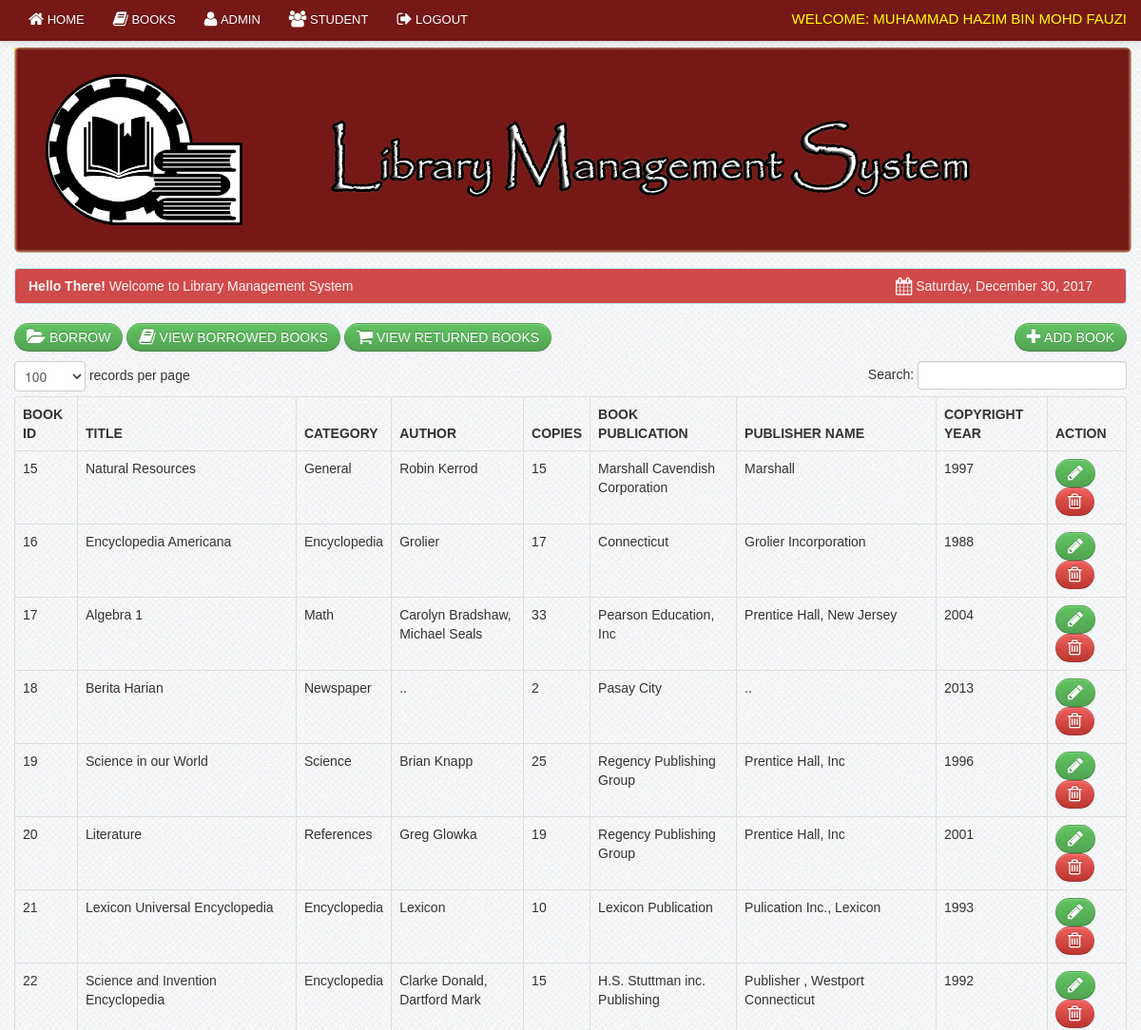
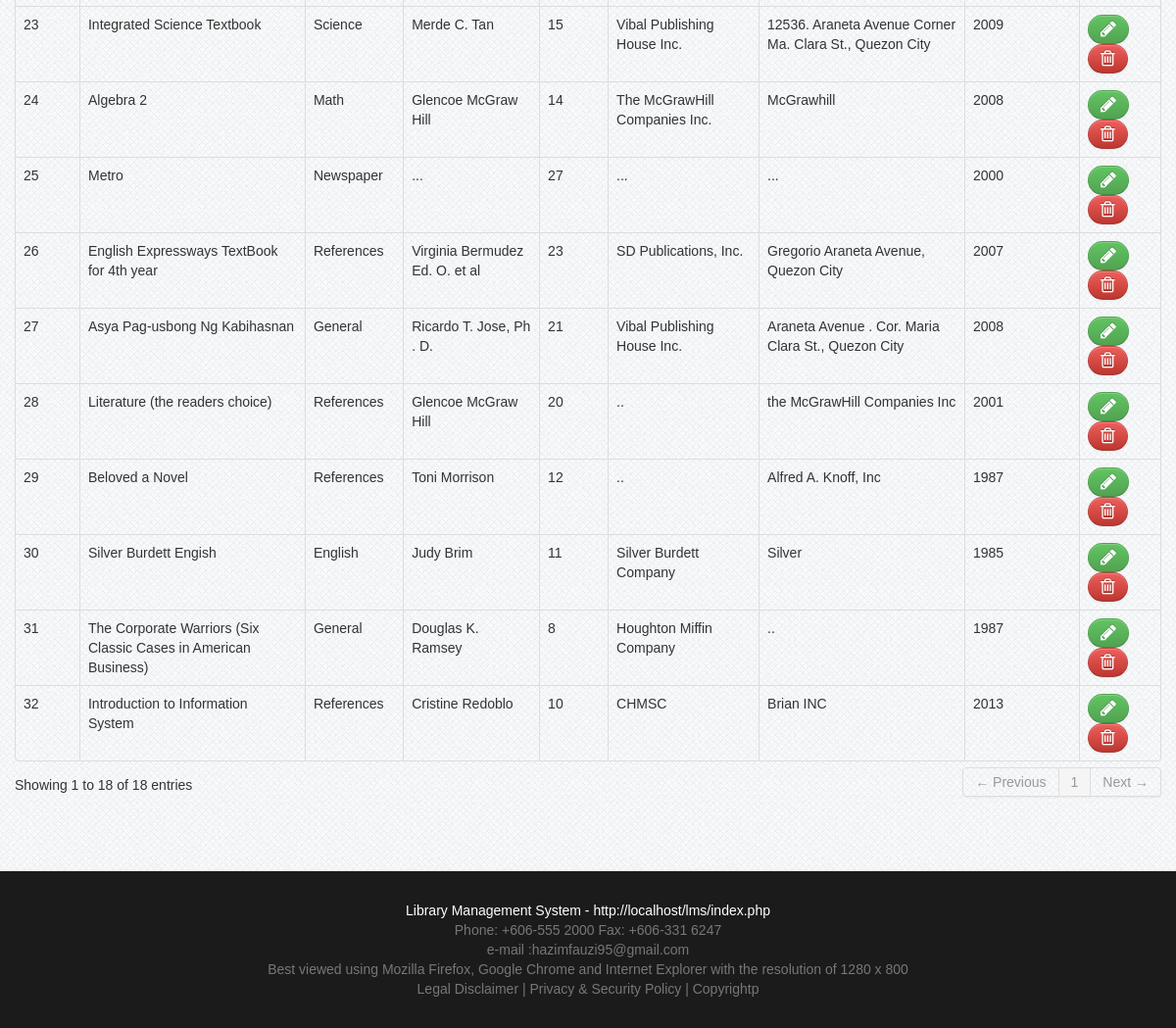
Screenshot of /member/admin_books.php (signed in) with the database file from the repository (2 pictures, top to bottom).
### tables this page shows
CREATE TABLE `member` (
  `member_id` int(11) NOT NULL,
  `matric_no` varchar(100) NOT NULL,
  `name` varchar(100) NOT NULL,
  `ic_number` varchar(12) NOT NULL,
  `password` varchar(20) NOT NULL,
  `gender` varchar(10) NOT NULL,
  `address` varchar(100) NOT NULL,
  `contact` varchar(100) NOT NULL,
  `year_level` varchar(100) NOT NULL,
  `level` varchar(5) NOT NULL,
  `status` varchar(10) NOT NULL
);

CREATE TABLE `book` (
  `book_id` int(11) NOT NULL,
  `book_title` varchar(100) NOT NULL,
  `category_id` varchar(50) NOT NULL,
  `author` varchar(50) NOT NULL,
  `book_copies` int(11) NOT NULL,
  `book_pub` varchar(100) NOT NULL,
  `publisher_name` varchar(100) NOT NULL,
  `copyright_year` int(11) NOT NULL
);

### member/session.php (called while the page is built, shortened)
<?php
$session_id=$_SESSION['id'];
?>

### member/admin_books.php (the view, shortened to what this page needs)
<?php include('header.php'); ?>
<?php include('session.php'); ?>
<?php include('admin_navbar.php'); ?>
    <div class="container">
		<div class="margin-top">
			<div class="row">
            <?php include('head.php'); ?>
            <div class="span12">
            <div class="pull-right">
					<a href="books_add.php" class="btn btn-success"><i class="icon-plus icon-large"></i>&nbsp;ADD BOOK</a>
			</div>
            <p>
            <a href="borrow.php" class="btn btn-success"><i class="icon-folder-open icon-large"></i>&nbsp;BORROW</a>
            <a href="admin_view_borrow.php" class="btn btn-success"><i class="icon-book icon-large"></i>&nbsp;VIEW BORROWED BOOKS</a>
            <a href="return.php" class="btn btn-success"><i class="icon-shopping-cart icon-large"></i>&nbsp;VIEW RETURNED BOOKS</a></p>
                            <table cellpadding="0" cellspacing="0" border="0" class="table  table-bordered" id="example">
                                <thead>
                                    <tr>
                                        <th>Book Id</th>
                                        <th>Title</th>
										<th>Category</th>
										<th>Author</th>
										<th>Copies</th>
										<th>Book Publication</th>
                                        <th>Publisher Name</th>
                                        <th>Copyright Year</th>
                                        <th>Action</th>
                                      </tr>
                                </thead>
                                <tbody>
                                  <?php  $book_query=mysql_query("select * from book")or die(mysql_error());
									while($row=mysql_fetch_array($book_query)){
									$id=$row['book_id'];  ?>
									<tr class="del<?php echo $id ?>">
                                    <td><?php echo $row['book_id']; ?></td>
                                    <td><?php echo $row['book_title']; ?> </td>
                                    <td><?php echo $row['category_id']; ?> </td>
                                    <td><?php echo $row['author']; ?></td>
									<td><?php echo $row['book_copies']; ?></td>
									<td><?php echo $row['book_pub']; ?></td>
                                    <td><?php echo $row['publisher_name']; ?></td>
                                    <td><?php echo $row['copyright_year']; ?></td>
                                    <td class="action">
                                         <a  rel="tooltip"  title="Edit" id="e<?php echo $id; ?>" href="edit_book.php<?php echo '?id='.$id; ?>" class="btn btn-success"><i class="icon-pencil icon-large"></i></a>
										 <a rel="tooltip"  title="Delete" id="<?php echo $id; ?>" href="#delete_book<?php echo $id; ?>" data-toggle="modal"    class="btn btn-danger"><i class="icon-trash icon-large"></i></a>
                                    </td>
                                    </tr>
									<?php  }  ?>
                                </tbody>
                            </table>
			</div>
			</div>
		</div>
    </div>
<?php include('footer.php') ?>

### member/admin_navbar.php (shortened to what this page needs)
 <div class="navbar navbar-fixed-top navbar-inverse">
       <div class="navbar-inner">
           <div class="container">
               <div class="nav-collapse collapse">
<ul class="nav">
<li><a href="admin_dashboard.php"><i class="icon-home icon-large"></i>&nbsp;Home</a></li>
               <li><a href="admin_books.php"><i class="icon-book icon-large"></i>&nbsp;Books</a></li>
               <li><a href="admin.php"><i class="icon-user icon-large"></i>&nbsp;Admin</a></li>
               <li><a href="admin_student.php"><i class="icon-group icon-large"></i>&nbsp;Student</a></li>
   <li><a href="logout.php"><i class="icon-signout icon-large"></i>&nbsp;Logout</a></li>
</ul>
 <div class="pull-right">
	<div class="admin">Welcome:
                   <?php
	$query = mysql_query("select name from member where member_id = '$session_id'")or die(mysql_error());
	$row=mysql_fetch_array($query);
	echo $row[0];
	?>
                   </div>
                </div>
               </div>
           </div>
       </div>
   </div>

### css/docs.css (style rules this page uses)
body { font-family:'TR Century Gothic',Helvetica,Arial,sans-serif !important; }
.btn { border-radius: 25px !important; }
th { text-transform:uppercase; }
.nav li a { text-transform:uppercase; }
.admin { color: yellow; font-size: 15px; margin-top: 10px; text-transform: uppercase; }
.margin-top { margin-top:50px; }
body { background: url(../img/grid_noise.png); position: relative; }
body > .navbar { font-size: 13px; }

### css/print.css (style rules this page uses)
.navbar { display:none; }
.action { display:none; }
th { text-align:left; }
td { text-align:left; border-top:1px solid; padding:2px; }
.btn { display:none; }
body { font-family:arial; font-size:13px; }
.nav { display:none; }

### rows the page displays
member: name "MUHAMMAD HAZIM BIN MOHD FAUZI"
book: book_id "15", book_title "Natural Resources", category "General", author "Robin Kerrod", book_copies "15", book_pub "Marshall Cavendish Corporation", publisher_name "Marshall", copyright_year "1997"
book: book_id "16", book_title "Encyclopedia Americana", category "Encyclopedia", author "Grolier", book_copies "17", book_pub "Connecticut", publisher_name "Grolier Incorporation", copyright_year "1988"
book: book_id "17", book_title "Algebra 1", category "Math", author "Carolyn Bradshaw, Michael Seals", book_copies "33", book_pub "Pearson Education, Inc", publisher_name "Prentice Hall, New Jersey", copyright_year "2004"
book: book_id "18", book_title "Berita Harian", category "Newspaper", author "..", book_copies "2", book_pub "Pasay City", publisher_name "..", copyright_year "2013"
book: book_id "19", book_title "Science in our World", category "Science", author "Brian Knapp", book_copies "25", book_pub "Regency Publishing Group", publisher_name "Prentice Hall, Inc", copyright_year "1996"
book: book_id "20", book_title "Literature", category "References", author "Greg Glowka", book_copies "19", book_pub "Regency Publishing Group", publisher_name "Prentice Hall, Inc", copyright_year "2001"
book: book_id "21", book_title "Lexicon Universal Encyclopedia", category "Encyclopedia", author "Lexicon", book_copies "10", book_pub "Lexicon Publication", publisher_name "Pulication Inc., Lexicon", copyright_year "1993"
book: book_id "22", book_title "Science and Invention Encyclopedia", category "Encyclopedia", author "Clarke Donald, Dartford Mark", book_copies "15", book_pub "H.S. Stuttman inc. Publishing", publisher_name "Publisher , Westport Connecticut", copyright_year "1992"
book: book_id "23", book_title "Integrated Science Textbook", category "Science", author "Merde C. Tan", book_copies "15", book_pub "Vibal Publishing House Inc.", publisher_name "12536. Araneta Avenue Corner Ma. Clara St., Quezon City", copyright_year "2009"
book: book_id "24", book_title "Algebra 2", category "Math", author "Glencoe McGraw Hill", book_copies "14", book_pub "The McGrawHill Companies Inc.", publisher_name "McGrawhill", copyright_year "2008"
book: book_id "25", book_title "Metro", category "Newspaper", author "...", book_copies "27", book_pub "...", publisher_name "...", copyright_year "2000"
book: book_id "26", book_title "English Expressways TextBook for 4th year", category "References", author "Virginia Bermudez Ed. O. et al", book_copies "23", book_pub "SD Publications, Inc.", publisher_name "Gregorio Araneta Avenue, Quezon City", copyright_year "2007"
book: book_id "27", book_title "Asya Pag-usbong Ng Kabihasnan", category "General", author "Ricardo T. Jose, Ph . D.", book_copies "21", book_pub "Vibal Publishing House Inc.", publisher_name "Araneta Avenue . Cor. Maria Clara St., Quezon City", copyright_year "2008"
book: book_id "28", book_title "Literature (the readers choice)", category "References", author "Glencoe McGraw Hill", book_copies "20", book_pub "..", publisher_name "the McGrawHill Companies Inc", copyright_year "2001"
book: book_id "29", book_title "Beloved a Novel", category "References", author "Toni Morrison", book_copies "12", book_pub "..", publisher_name "Alfred A. Knoff, Inc", copyright_year "1987"
book: book_id "30", book_title "Silver Burdett Engish", category "English", author "Judy Brim", book_copies "11", book_pub "Silver Burdett Company", publisher_name "Silver", copyright_year "1985"
book: book_id "31", book_title "The Corporate Warriors (Six Classic Cases in American Business)", category "General", author "Douglas K. Ramsey", book_copies "8", book_pub "Houghton Miffin Company", publisher_name "..", copyright_year "1987"
book: book_id "32", book_title "Introduction to Information System", category "References", author "Cristine Redoblo", book_copies "10", book_pub "CHMSC", publisher_name "Brian INC", copyright_year "2013"
